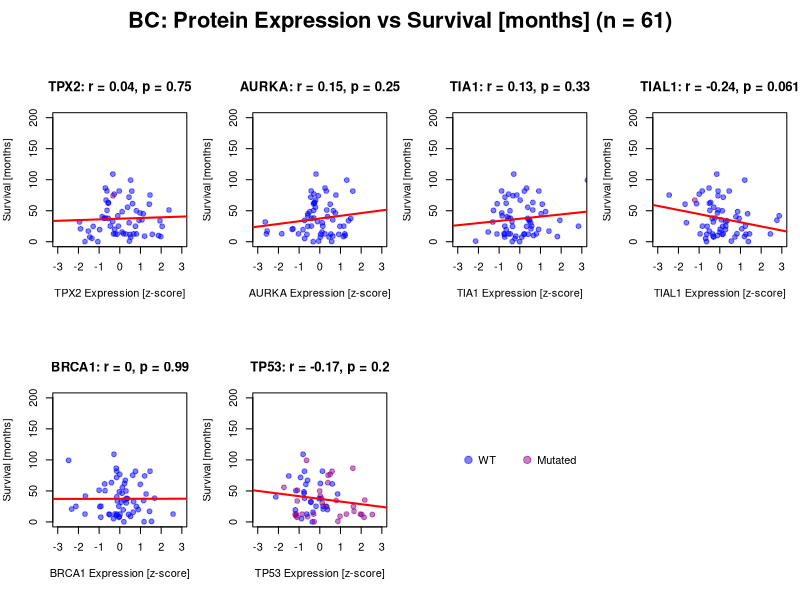
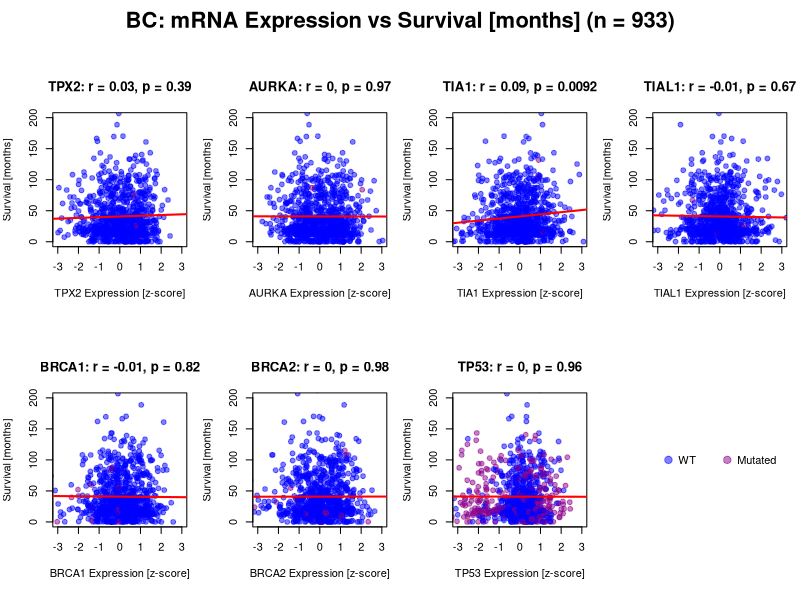
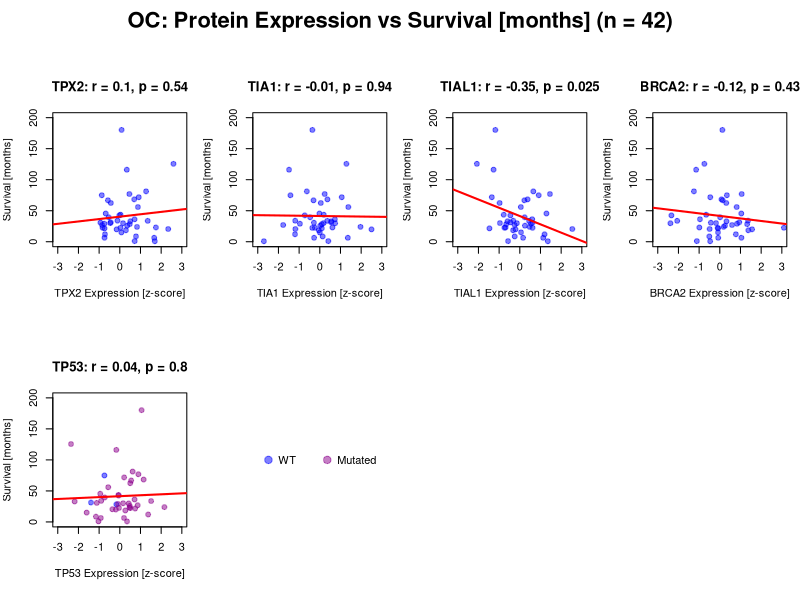
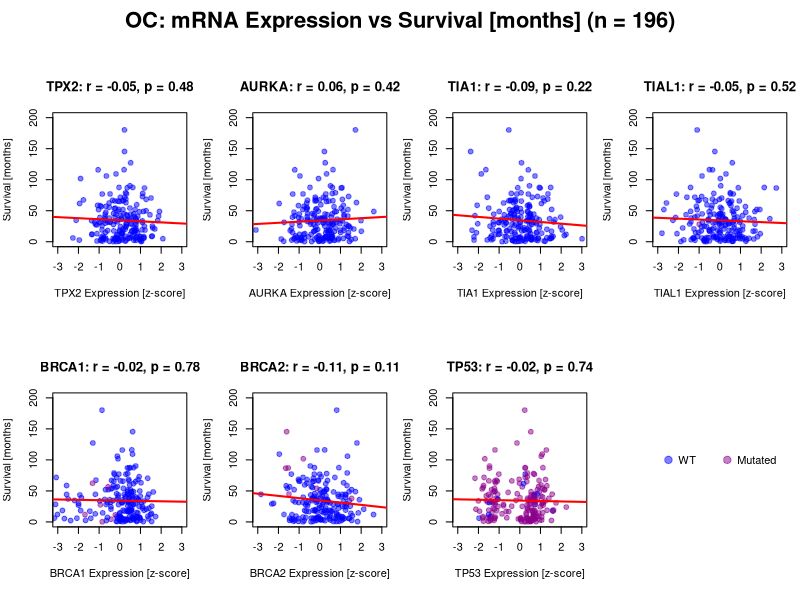
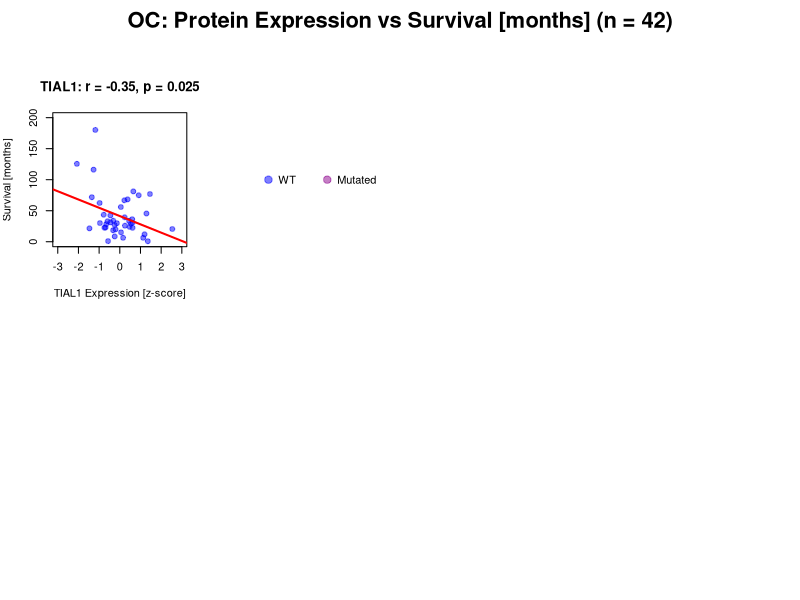
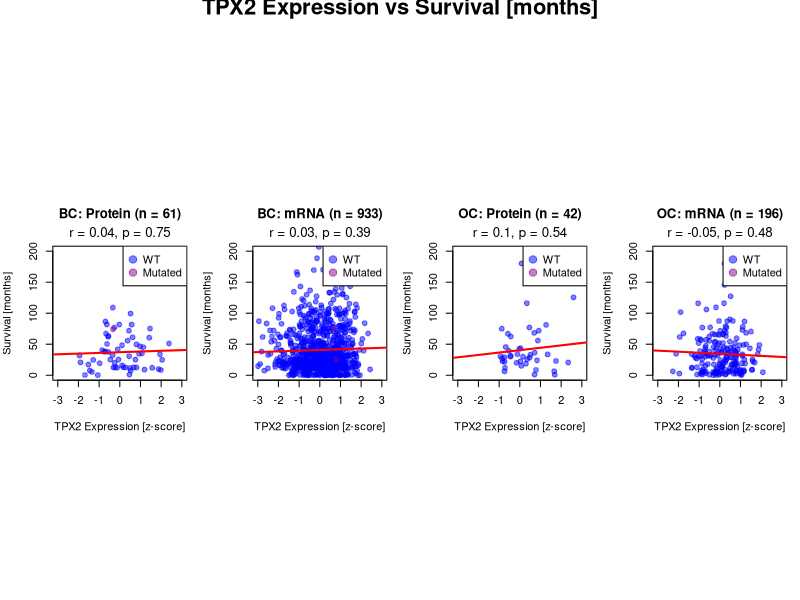
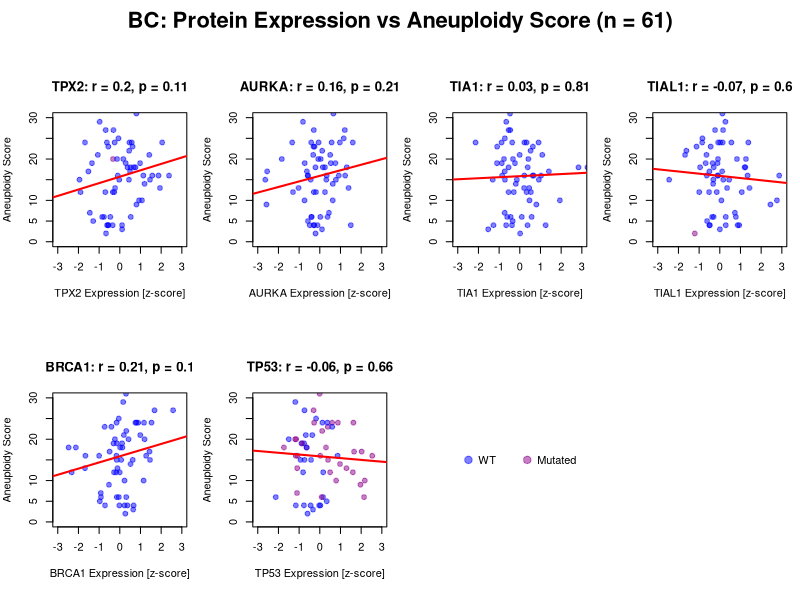
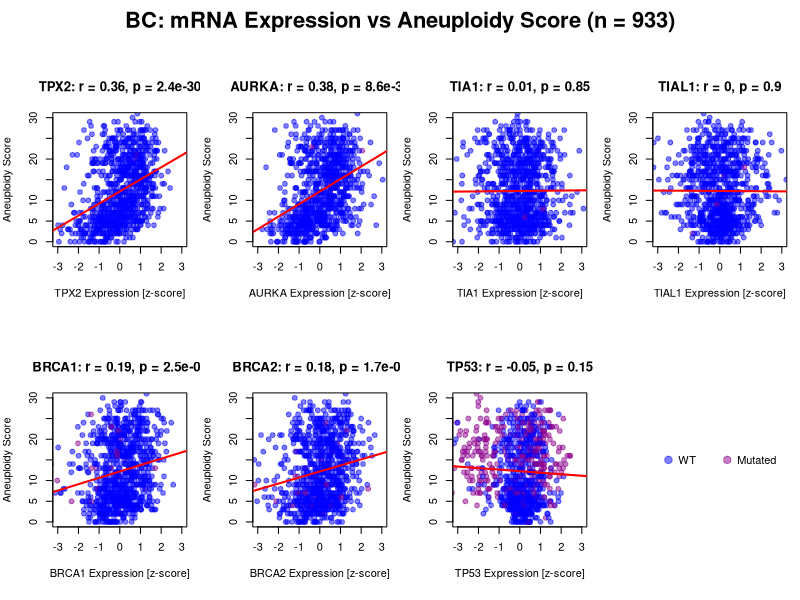

Reproduce these figures in R, in order.
## ---- chunk 1
knitr::opts_chunk$set(echo = TRUE)
library(scales)
## ---- chunk 2
bc_pe_raw = read.delim("data/BC_TCGA_PanCan/Protein expression z-scores (mass spectrometry by CPTAC).txt", header = TRUE,sep = "\t")  
bc_mrna_raw = read.delim("data/BC_TCGA_PanCan/mRNA expression z-scores relative to all samples (log RNA Seq V2 RSEM).txt", header = TRUE, sep = "\t")
bc_cd_raw = read.delim("data/BC_TCGA_PanCan/brca_tcga_pan_can_atlas_2018_clinical_data.tsv", 
                       header = TRUE)  
bc_cna_raw = read.delim("data/BC_TCGA_PanCan/cna.txt", header = TRUE, sep = "\t")
bc_mut_raw = read.delim("data/BC_TCGA_PanCan/mutations.txt", header = TRUE, sep = "\t") 

oc_pe_raw = read.delim("data/OC_TCGA_PanCan/Protein level z-scores (mass spectrometry by CPTAC).txt", header = TRUE,sep = "\t")  
oc_mrna_raw = read.delim("data/OC_TCGA_PanCan/mRNA expression z-scores relative to all samples (log RNA Seq V2 RSEM).txt", header = TRUE, sep = "\t")
oc_cd_raw = read.delim("data/OC_TCGA_PanCan/ov_tcga_pan_can_atlas_2018_clinical_data.tsv", header = TRUE)  
oc_cna_raw = read.delim("data/OC_TCGA_PanCan/cna.txt", header = TRUE, sep = "\t")
oc_mut_raw = read.delim("data/OC_TCGA_PanCan/mutations.txt", header = TRUE, sep = "\t")
## ---- chunk 3
cd_columns = c("Sample.ID", "Overall.Survival..Months.", "Aneuploidy.Score", "Mutation.Count", "MSI.MANTIS.Score", "MSIsensor.Score", "Fraction.Genome.Altered")

bc_pe = na.omit(bc_pe_raw[, -c(1, 7)])
bc_mrna = na.omit(bc_mrna_raw[, -1])
bc_cd = na.omit(bc_cd_raw[, cd_columns])
colnames(bc_cd)[c(1, 2)] = c("SAMPLE_ID", "Survival.[months]")
bc_cna = bc_cna_raw[!rowSums(bc_cna_raw == "NP"), -1]
bc_mut = bc_mut_raw[!rowSums(bc_mut_raw == "NP"), -1]

oc_pe = na.omit(oc_pe_raw[, -c(1, 6, 7)])
oc_mrna = na.omit(oc_mrna_raw[, -1])
oc_cd = na.omit(oc_cd_raw[, cd_columns])
colnames(oc_cd)[c(1, 2)] = c("SAMPLE_ID", "Survival.[months]")
oc_cna = oc_cna_raw[!rowSums(oc_cna_raw == "NP"), -1]
oc_mut = oc_mut_raw[!rowSums(oc_mut_raw == "NP"), -1]
## ---- chunk 4
bc_cd_pe = merge(bc_cd, bc_pe, by = "SAMPLE_ID")
bc_cd_pe_mut = merge(bc_cd_pe, bc_mut, by = "SAMPLE_ID")
bc_cd_mrna = merge(bc_cd, bc_mrna, by = "SAMPLE_ID")
bc_cd_mrna_mut = merge(bc_cd_mrna, bc_mut, by = "SAMPLE_ID")
bc_pe_mrna = merge(bc_pe, bc_mrna, by = "SAMPLE_ID")
bc_pe_mrna_mut = merge(bc_pe_mrna, bc_mut, by = "SAMPLE_ID")
bc_pe_cna = merge(bc_pe, bc_cna, by = "SAMPLE_ID")
bc_mrna_cna = merge(bc_mrna, bc_cna, by = "SAMPLE_ID")

oc_cd_pe = merge(oc_cd, oc_pe, by = "SAMPLE_ID")
oc_cd_pe_mut = merge(oc_cd_pe, oc_mut, by = "SAMPLE_ID")
oc_cd_mrna = merge(oc_cd, oc_mrna, by = "SAMPLE_ID")
oc_cd_mrna_mut = merge(oc_cd_mrna, oc_mut, by = "SAMPLE_ID")
oc_pe_mrna = merge(oc_pe, oc_mrna, by = "SAMPLE_ID")
oc_pe_mrna_mut = merge(oc_pe_mrna, oc_mut, by = "SAMPLE_ID")
oc_pe_cna = merge(oc_pe, oc_cna, by = "SAMPLE_ID")
oc_mrna_cna = merge(oc_mrna, oc_cna, by = "SAMPLE_ID")
## ---- chunk 5
genes = c("TPX2", "AURKA", "TIA1", "TIAL1", "BRCA1", "BRCA2", "TP53")
genes_pe_bc = c("TPX2", "AURKA", "TIA1", "TIAL1", "BRCA1", "TP53")
genes_pe_oc = c("TPX2", "TIA1", "TIAL1", "BRCA2", "TP53")
data_list = list(bc_cd_pe_mut, bc_cd_mrna_mut, oc_cd_pe_mut, oc_cd_mrna_mut)
cancer_list = c("BC", "BC", "OC", "OC")
expr_list = c("Protein", "mRNA", "Protein", "mRNA")
x_lim = c(-3, 3)
## ---- chunk 6
plot_cd_expr = function(data, genes, expr_type, cancer_type, clinic, 
                        x_lim = NULL, y_lim = NULL, use_ranks = FALSE) {
  par(mfrow = c(2, 4), mar = c(4, 4, 4, 1), oma = c(0, 0, 3, 0), pty = "s")
  for (gene in genes) {
    x = data[[paste0(gene, ".x")]]
    y = data[[clinic]]
    mut_status = data[[paste0(gene, ".y")]]
    colors = ifelse(mut_status == "WT", alpha("blue", 0.5), alpha("darkmagenta", 0.5))
    
    if (use_ranks) {
      x = rank(x)
      y = rank(y)
    }
    
    model = lm(y ~ x)
    test = cor.test(x, y, method = "pearson")
    pearson_cor = round(cor(x, y, method = "pearson"), 2)
    p_value = signif(test$p.value, 2)
    n_points = length(x)
    
    x_lab = ifelse(use_ranks, sprintf("Ranked %s Expression [z-score]", gene), 
                       sprintf("%s Expression [z-score]", gene))
    y_lab = ifelse(use_ranks, sprintf("Ranked %s", clinic),
                     sprintf("%s", gsub("\\.", " ", clinic)))
    plot(
      x = x,
      y = y,
      xlim = x_lim,
      ylim = y_lim,
      xlab = x_lab,
      ylab = y_lab,
      main = sprintf("%s: r = %s, p = %s", gene, pearson_cor, p_value),
      col = colors,
      pch = 19
    )
    abline(model, col = "red", lwd = 2)
  }
  title(
    main = sprintf("%s: %s%s Expression vs %s (n = %s)", cancer_type, 
                       if (use_ranks) "Ranked " else "",
                       expr_type, gsub("\\.", " ", clinic), n_points),
    outer = TRUE,
    cex.main = 2
    )
  plot.new()
  legend(
    "center",
    legend = c("WT", "Mutated"),
    col = c(alpha("blue", 0.5), alpha("darkmagenta", 0.5)),
    pch = 19,
    pt.cex = 1.5,
    horiz = TRUE,
    bty = "n"
  )
}
## ---- chunk 7
plot_focus_cd = function(focus, data_list, cancer_list, expr_list, clinic, x_lim = NULL, y_lim = NULL) {
  valid_datasets = sapply(data_list, function(dataset) {
    all(c(paste0(focus, ".x"), paste0(focus, ".y")) %in% names(dataset))
  })
  par(mfrow = c(1, 4), mar = c(4, 4, 5, 1), oma = c(0, 0, 1, 0), pty = "s")
  for (i in which(valid_datasets)){
    data = data_list[[i]]
    cancer_type = cancer_list[[i]]
    expr_type = expr_list[[i]]
    
    x = data[[paste0(focus, ".x")]]
    y = data[[clinic]]
    mut_status = data[[paste0(focus, ".y")]]
    colors = ifelse(mut_status == "WT", alpha("blue", 0.5), alpha("darkmagenta", 0.5))
    
    model = lm(y ~ x)
    test = cor.test(x, y, method = "pearson")
    pearson_cor = round(cor(x, y, method = "pearson"), 2)
    p_value = signif(test$p.value, 2)
    n_points = length(x)
    
    plot(
      x = x,
      y = y,
      xlim = x_lim,
      ylim = y_lim,
      xlab = sprintf("%s Expression [z-score]", focus),
      ylab = sprintf("%s", gsub("\\.", " ", clinic)),
      main = sprintf("%s: %s (n = %s)", cancer_type, expr_type, n_points),
      mtext(sprintf("r = %s, p = %s", pearson_cor, p_value), side = 3, line = 0.5, cex = 0.8),
      col = colors,
      pch = 19
    )
    abline(model, col = "red", lwd = 2)
    legend(
      "topright",
      legend = c("WT", "Mutated"),
      col = c(alpha("blue", 0.5), alpha("darkmagenta", 0.5)),
      pch = 19,
      pt.cex = 1.5,
    )
  }
  title(
    main = sprintf("%s Expression vs %s", focus, gsub("\\.", " ", clinic)),
    outer = TRUE,
    cex.main = 2
  )
}
## ---- chunk 8
y_lim = c(0, 200)
plot_cd_expr(bc_cd_pe_mut, genes_pe_bc, "Protein", "BC", "Survival.[months]", x_lim, y_lim)
plot_cd_expr(bc_cd_mrna_mut, genes, "mRNA", "BC", "Survival.[months]", x_lim, y_lim)
plot_cd_expr(oc_cd_pe_mut, genes_pe_oc, "Protein", "OC", "Survival.[months]", x_lim, y_lim)
plot_cd_expr(oc_cd_mrna_mut, genes, "mRNA", "OC", "Survival.[months]", x_lim, y_lim)
plot_cd_expr(oc_cd_pe_mut, "TIAL1", "Protein", "OC", "Survival.[months]", x_lim, y_lim)
## ---- chunk 9
plot_focus_cd("TPX2", data_list, cancer_list, expr_list, "Survival.[months]", x_lim, y_lim)
## ---- chunk 10
y_lim = c(0, 30)
plot_cd_expr(bc_cd_pe_mut, genes_pe_bc, "Protein", "BC", "Aneuploidy.Score", x_lim, y_lim)
plot_cd_expr(bc_cd_mrna_mut, genes, "mRNA", "BC", "Aneuploidy.Score", x_lim, y_lim)
plot_cd_expr(oc_cd_pe_mut, genes_pe_oc, "Protein", "OC", "Aneuploidy.Score", x_lim, y_lim)
plot_cd_expr(oc_cd_mrna_mut, genes, "mRNA", "OC", "Aneuploidy.Score", x_lim, y_lim)
plot_cd_expr(oc_cd_pe_mut, c("TPX2", "TIA1", "TP53"), "Protein", "OC", "Aneuploidy.Score", x_lim, y_lim)
## ---- chunk 11
plot_focus_cd("TPX2", data_list, cancer_list, expr_list, "Aneuploidy.Score", x_lim, y_lim)
plot_focus_cd("AURKA", data_list, cancer_list, expr_list, "Aneuploidy.Score", x_lim, y_lim)
plot_focus_cd("TIA1", data_list, cancer_list, expr_list, "Aneuploidy.Score", x_lim, y_lim)
plot_focus_cd("BRCA1", data_list, cancer_list, expr_list, "Aneuploidy.Score", x_lim, y_lim)
plot_focus_cd("BRCA2", data_list, cancer_list, expr_list, "Aneuploidy.Score", x_lim, y_lim)
## ---- chunk 12
y_lim = c(0, 300)
plot_cd_expr(bc_cd_pe_mut, genes_pe_bc, "Protein", "BC", "Mutation.Count", x_lim, y_lim)
plot_cd_expr(bc_cd_mrna_mut, genes, "mRNA", "BC", "Mutation.Count", x_lim, y_lim)
plot_cd_expr(oc_cd_pe_mut, genes_pe_oc, "Protein", "OC", "Mutation.Count", x_lim, y_lim)
plot_cd_expr(oc_cd_mrna_mut, genes, "mRNA", "OC", "Mutation.Count", x_lim, y_lim)
## ---- chunk 13
plot_focus_cd("TP53", data_list, cancer_list, expr_list, "Mutation.Count", x_lim, y_lim)
## ---- chunk 14
y_lim = c(0, 1)
plot_cd_expr(bc_cd_pe_mut, genes_pe_bc, "Protein", "BC", "Fraction.Genome.Altered", x_lim, y_lim)
plot_cd_expr(bc_cd_mrna_mut, genes, "mRNA", "BC", "Fraction.Genome.Altered", x_lim, y_lim)
plot_cd_expr(oc_cd_pe_mut, genes_pe_oc, "Protein", "OC", "Fraction.Genome.Altered", x_lim, y_lim)
plot_cd_expr(oc_cd_mrna_mut, genes, "mRNA", "OC", "Fraction.Genome.Altered", x_lim, y_lim)
## ---- chunk 15
plot_focus_cd("TPX2", data_list, cancer_list, expr_list, "Fraction.Genome.Altered", x_lim, y_lim)
plot_focus_cd("AURKA", data_list, cancer_list, expr_list, "Fraction.Genome.Altered", x_lim, y_lim)
plot_focus_cd("TIA1", data_list, cancer_list, expr_list, "Fraction.Genome.Altered", x_lim, y_lim)
## ---- chunk 16
y_lim = c(0.25, 0.55)
plot_cd_expr(bc_cd_pe_mut, genes_pe_bc, "Protein", "BC", "MSI.MANTIS.Score", x_lim, y_lim)
plot_cd_expr(bc_cd_mrna_mut, genes, "mRNA", "BC", "MSI.MANTIS.Score", x_lim, y_lim)
plot_cd_expr(oc_cd_pe_mut, genes_pe_oc, "Protein", "OC", "MSI.MANTIS.Score", x_lim, y_lim)
plot_cd_expr(oc_cd_mrna_mut, genes, "mRNA", "OC", "MSI.MANTIS.Score", x_lim, y_lim)
## ---- chunk 17
plot_focus_cd("TIA1", data_list, cancer_list, expr_list, "MSI.MANTIS.Score", x_lim, y_lim)
## ---- chunk 18
y_lim = c(0, 10)
plot_cd_expr(bc_cd_pe_mut, genes_pe_bc, "Protein", "BC", "MSIsensor.Score", x_lim, y_lim)
plot_cd_expr(bc_cd_mrna_mut, genes, "mRNA", "BC", "MSIsensor.Score", x_lim, y_lim)
plot_cd_expr(oc_cd_pe_mut, genes_pe_oc, "Protein", "OC", "MSIsensor.Score", x_lim, y_lim)
plot_cd_expr(oc_cd_mrna_mut, genes, "mRNA", "OC", "MSIsensor.Score", x_lim, y_lim)
## ---- chunk 19
plot_focus_cd("TPX2", data_list, cancer_list, expr_list, "MSIsensor.Score", x_lim, y_lim)
plot_focus_cd("AURKA", data_list, cancer_list, expr_list, "MSIsensor.Score", x_lim, y_lim)
plot_focus_cd("BRCA2", data_list, cancer_list, expr_list, "MSIsensor.Score", x_lim, y_lim)
## ---- chunk 20
plot_expr_expr = function(data, focus, genes, expr_type, cancer_type, x_lim = NULL, y_lim = NULL){
  other_genes = setdiff(genes, focus)
  par(mfrow = c(2, 4), mar = c(4, 4, 4, 1), oma = c(0, 0, 3, 0), pty = "s")
  for (gene in other_genes) {
    x = data[[paste0(focus, ".x")]]
    y = data[[paste0(gene, ".x")]]
    mut_status = data[[paste0(gene, ".y")]]
    colors = ifelse(mut_status == "WT", alpha("blue", 0.5), alpha("darkmagenta", 0.5))
    
    model = lm(y ~ x)
    test = cor.test(x, y, method = "pearson")
    pearson_cor = round(cor(x, y, method = "pearson"), 2)
    p_value = signif(test$p.value, 2)
    n_points = length(x)
    
    plot(
      x = x,
      y = y,
      xlim = x_lim,
      ylim = y_lim,
      xlab = sprintf("%s Expression [z-score]", focus),
      ylab = sprintf("%s Expression [z-score]", gene),
      main = sprintf("%s: r = %s, p = %s", gene, pearson_cor, p_value),
      col = colors,
      pch = 19
    )
    abline(model, col = "red", lwd = 2)
  }
  title(
    main = sprintf("%s: %s %s Co-Expression (n = %s)", cancer_type, focus, expr_type, n_points),
    outer = TRUE,
    cex.main = 2
  )
  plot.new()
  legend(
    "center",
    legend = c("WT", "Mutated"),
    col = c(alpha("blue", 0.5), alpha("darkmagenta", 0.5)),
    pch = 19,
    pt.cex = 1.5,
    horiz = TRUE,
    bty = "n"
  )
}
## ---- chunk 21
plot_focus_expr = function(focus, data_list, cancer_list, expr_list, gene, 
                           x_lim = NULL, y_lim = NULL) {
  valid_datasets = sapply(data_list, function(dataset) {
    all(c(paste0(focus, ".x"), paste0(focus, ".y"), 
          paste0(gene, ".x"), paste0(gene, ".y")) %in% names(dataset))
  })
  par(mfrow = c(1, 4), mar = c(4, 4, 5, 1), oma = c(0, 0, 3, 0), pty = "s")
  for (i in which(valid_datasets)) {
    data = data_list[[i]]
    cancer_type = cancer_list[[i]]
    expr_type = expr_list[[i]]
    
    x = data[[paste0(focus, ".x")]]
    y = data[[paste0(gene, ".x")]]
    mut_status = data[[paste0(gene, ".y")]]
    colors = ifelse(mut_status == "WT", alpha("blue", 0.5), alpha("darkmagenta", 0.5))
    
    model = lm(y ~ x)
    test = cor.test(x, y, method = "pearson")
    pearson_cor = round(cor(x, y, method = "pearson"), 2)
    p_value = signif(test$p.value, 2)
    n_points = length(x)
    
    plot(
      x = x,
      y = y,
      xlim = x_lim,
      ylim = y_lim,
      xlab = sprintf("%s Expression [z-score]", focus),
      ylab = sprintf("%s Expression [z-score]", gene),
      main = sprintf("%s: %s (n = %s)", cancer_type, expr_type, n_points),
      mtext(sprintf("r = %s, p = %s", pearson_cor, p_value), side = 3, line = 0.5, cex = 0.8),
      col = colors,
      pch = 19
    )
    abline(model, col = "red", lwd = 2)
    legend(
      "topright",
      legend = c("WT", "Mutated"),
      col = c(alpha("blue", 0.5), alpha("darkmagenta", 0.5)),
      pch = 19,
      pt.cex = 1.5
    )
  }
  title(
    main = sprintf("%s & %s Co-Expression", focus, gene),
    outer = TRUE,
    cex.main = 2
  )
}
## ---- chunk 22
x_lim = c(-3, 3)
y_lim = c(-3, 3)
## ---- chunk 23
focus = "TPX2"
plot_expr_expr(bc_cd_pe_mut, focus, genes_pe_bc, "Protein", "BC", x_lim, y_lim)
plot_expr_expr(bc_cd_mrna_mut, focus, genes, "mRNA", "BC", x_lim, y_lim)
plot_expr_expr(oc_cd_pe_mut, focus, genes_pe_oc, "Protein", "OC", x_lim, y_lim)
plot_expr_expr(oc_cd_mrna_mut, focus, genes, "mRNA", "OC", x_lim, y_lim)
## ---- chunk 24
plot_focus_expr("AURKA", data_list, cancer_list, expr_list, "TPX2", x_lim, y_lim)
plot_focus_expr("BRCA1", data_list, cancer_list, expr_list, "TPX2", x_lim, y_lim)
plot_focus_expr("BRCA2", data_list, cancer_list, expr_list, "TPX2", x_lim, y_lim)
## ---- chunk 25
focus = "AURKA"
plot_expr_expr(bc_cd_pe_mut, focus, genes_pe_bc, "Protein", "BC", x_lim, y_lim)
plot_expr_expr(bc_cd_mrna_mut, focus, genes, "mRNA", "BC", x_lim, y_lim)

plot_expr_expr(oc_cd_mrna_mut, focus, genes, "mRNA", "OC", x_lim, y_lim)
## ---- chunk 26
plot_focus_expr("BRCA1", data_list, cancer_list, expr_list, "AURKA", x_lim, y_lim)
plot_focus_expr("BRCA2", data_list, cancer_list, expr_list, "AURKA", x_lim, y_lim)
## ---- chunk 27
focus = "TIA1"
plot_expr_expr(bc_cd_pe_mut, focus, genes_pe_bc, "Protein", "BC", x_lim, y_lim)
plot_expr_expr(bc_cd_mrna_mut, focus, genes, "mRNA", "BC", x_lim, y_lim)
plot_expr_expr(oc_cd_pe_mut, focus, genes_pe_oc, "Protein", "OC", x_lim, y_lim)
plot_expr_expr(oc_cd_mrna_mut, focus, genes, "mRNA", "OC", x_lim, y_lim)
## ---- chunk 28
plot_focus_expr("TIAL1", data_list, cancer_list, expr_list, "TIA1", x_lim, y_lim)
plot_focus_expr("BRCA1", data_list, cancer_list, expr_list, "TIA1", x_lim, y_lim)
plot_focus_expr("BRCA2", data_list, cancer_list, expr_list, "TIA1", x_lim, y_lim)
## ---- chunk 29
focus = "TIAL1"
plot_expr_expr(bc_cd_pe_mut, focus, genes_pe_bc, "Protein", "BC", x_lim, y_lim)
plot_expr_expr(bc_cd_mrna_mut, focus, genes, "mRNA", "BC", x_lim, y_lim)
plot_expr_expr(oc_cd_pe_mut, focus, genes_pe_oc, "Protein", "OC", x_lim, y_lim)
plot_expr_expr(oc_cd_mrna_mut, focus, genes, "mRNA", "OC", x_lim, y_lim)
## ---- chunk 30
plot_focus_expr("BRCA1", data_list, cancer_list, expr_list, "TIAL1", x_lim, y_lim)
plot_focus_expr("BRCA2", data_list, cancer_list, expr_list, "TIAL1", x_lim, y_lim)
## ---- chunk 31
focus = "BRCA1"
plot_expr_expr(bc_cd_pe_mut, focus, genes_pe_bc, "Protein", "BC", x_lim, y_lim)
plot_expr_expr(bc_cd_mrna_mut, focus, genes, "mRNA", "BC", x_lim, y_lim)

plot_expr_expr(oc_cd_mrna_mut, focus, genes, "mRNA", "OC", x_lim, y_lim)
## ---- chunk 32
plot_focus_expr("BRCA2", data_list, cancer_list, expr_list, "BRCA1", x_lim, y_lim)
## ---- chunk 33
focus = "BRCA2"

plot_expr_expr(bc_cd_mrna_mut, focus, genes, "mRNA", "BC", x_lim, y_lim)
plot_expr_expr(oc_cd_pe_mut, focus, genes_pe_oc, "Protein", "OC", x_lim, y_lim)
plot_expr_expr(oc_cd_mrna_mut, focus, genes, "mRNA", "OC", x_lim, y_lim)
## ---- chunk 34
focus = "TP53"
plot_expr_expr(bc_cd_pe_mut, focus, genes_pe_bc, "Protein", "BC", x_lim, y_lim)
plot_expr_expr(bc_cd_mrna_mut, focus, genes, "mRNA", "BC", x_lim, y_lim)
plot_expr_expr(oc_cd_pe_mut, focus, genes_pe_oc, "Protein", "OC", x_lim, y_lim)
plot_expr_expr(oc_cd_mrna_mut, focus, genes, "mRNA", "OC", x_lim, y_lim)
## ---- chunk 35
plot_pe_mrna = function(data, genes, cancer_type, x_lim = NULL, y_lim = NULL) {
  par(mfrow = c(2, 4), mar = c(4, 4, 4, 1), oma = c(0, 0, 3, 0), pty = "s")
  for (gene in genes) {
    x = data[[paste0(gene, ".x")]]
    y = data[[paste0(gene, ".y")]]
    mut_status = data[[gene]]
    colors = ifelse(mut_status == "WT", alpha("blue", 0.5), alpha("darkmagenta", 0.5))
    
    model = lm(y ~ x)
    test = cor.test(x, y, method = "pearson")
    pearson_cor = round(cor(x, y, method = "pearson"), 2)
    p_value = signif(test$p.value, 2)
    n_points = length(x)
    
    plot(
      x = x,
      y = y,
      xlim = x_lim,
      ylim = y_lim,
      xlab = "Protein Expression [z-score]",
      ylab = "mRNA Expression [z-score]",
      main = sprintf("%s: r = %s, p = %s", gene, pearson_cor, p_value),
      col = colors,
      pch = 19
    )
    abline(model, col = "red", lwd = 2)
  }
  title(
    main = sprintf("%s: mRNA vs Protein Expression (n = %s)", cancer_type, n_points),
    outer = TRUE,
    cex.main = 2
  )
  plot.new()
  legend(
    "center",
    legend = c("WT", "Mutated"),
    col = c(alpha("blue", 0.5), alpha("darkmagenta", 0.5)),
    pch = 19,
    pt.cex = 1.5,
    horiz = TRUE,
    bty = "n"
  )
}
## ---- chunk 36
x_lim = c(-3, 3)
y_lim = c(-3, 3)
plot_pe_mrna(bc_pe_mrna_mut, genes_pe_bc, "BC", x_lim, y_lim)
plot_pe_mrna(oc_pe_mrna_mut, genes_pe_oc, "OC", x_lim, y_lim)
## ---- chunk 37
boxplot_cna = function(data, genes, ref_gene, expr_type, cancer_type) {
  par(mfrow = c(2, 4), mar = c(4, 4, 4, 1), oma = c(0, 0, 3, 0), pty = "s")
  
  cna = data[[paste0(ref_gene, ".y")]]
  cna_group = factor(ifelse(cna < 0, "Loss", ifelse(cna > 0, "Gain", "Neutral")),
                     levels = c("Loss", "Neutral", "Gain"))
  
  for (gene in genes) {
    expr = data[[paste0(gene, ".x")]]
    n_points = length(expr)

    boxplot(expr ~ cna_group,
            main = gene,
            ylim = c(-3, 3),
            xlab = sprintf("CNA Status of %s", ref_gene),
            ylab = sprintf("Expression of %s", gene),
            col = c("skyblue", "gray90", "salmon"),
            border = "black",
            outline = TRUE)
  }

  title(main = sprintf("%s: %s Expression by CNA of %s (n = %s)", cancer_type, expr_type, ref_gene, n_points), outer = TRUE, cex.main = 1.5)
  par(mfrow = c(1, 1), oma = c(0,0,0,0))
}
## ---- chunk 38
boxplot_cna(bc_mrna_cna, genes, "BRCA1", "mRNA", "BC")
boxplot_cna(oc_mrna_cna, genes, "BRCA1", "mRNA", "OC")
## ---- chunk 39
boxplot_cna(bc_mrna_cna, genes, "BRCA2", "mRNA", "BC")
boxplot_cna(oc_mrna_cna, genes, "BRCA2", "mRNA", "OC")
## ---- chunk 40
boxplot_cna(bc_mrna_cna, genes, "TP53", "mRNA", "BC")
boxplot_cna(oc_mrna_cna, genes, "TP53", "mRNA", "OC")
## ---- chunk 41
boxplot_cna(bc_mrna_cna, genes, "TPX2", "mRNA", "BC")
boxplot_cna(oc_mrna_cna, genes, "TPX2", "mRNA", "OC")
## ---- chunk 42
boxplot_cna(bc_mrna_cna, genes, "AURKA", "mRNA", "BC")
boxplot_cna(oc_mrna_cna, genes, "AURKA", "mRNA", "OC")
## ---- chunk 43
boxplot_cna(bc_mrna_cna, genes, "TIA1", "mRNA", "BC")
boxplot_cna(oc_mrna_cna, genes, "TIA1", "mRNA", "OC")
## ---- chunk 44
boxplot_cna(bc_mrna_cna, genes, "TIAL1", "mRNA", "BC")
boxplot_cna(oc_mrna_cna, genes, "TIAL1", "mRNA", "OC")
